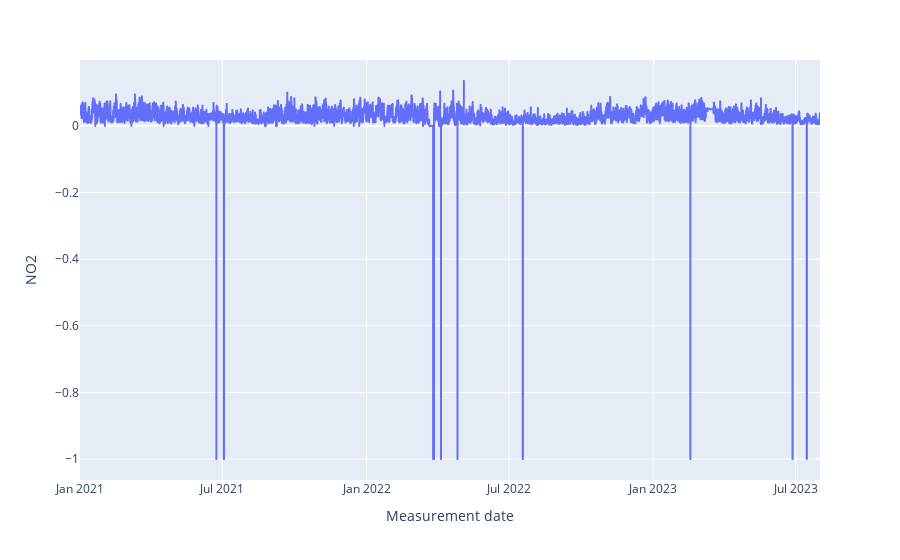

Notebook code cell kept with this figure:
### Code cell
px.line(data_frame=S211_data, x='Measurement date', y ='NO2')

### Figure 1 — Plotly figure (JSON) as saved in the notebook; plotly's stock layout.template omitted (floating-point values rounded to 4 significant figures; data arrays with more than 128 entries replaced by an {"elided": "..."} marker saying what was removed)
{"data": [{"hovertemplate": "Measurement date=%{x}<br>NO2=%{y}<extra></extra>", "legendgroup": "", "line": {"color": "#636efa", "dash": "solid"}, "marker": {"symbol": "circle"}, "mode": "lines", "name": "", "showlegend": false, "type": "scattergl", "x": {"elided": "22316 str values"}, "xaxis": "x", "y": {"elided": "22316 float values"}, "yaxis": "y"}], "layout": {"legend": {"tracegroupgap": 0}, "margin": {"t": 60}, "xaxis": {"anchor": "y", "domain": [0, 1], "title": {"text": "Measurement date"}}, "yaxis": {"anchor": "x", "domain": [0, 1], "title": {"text": "NO2"}}}}
